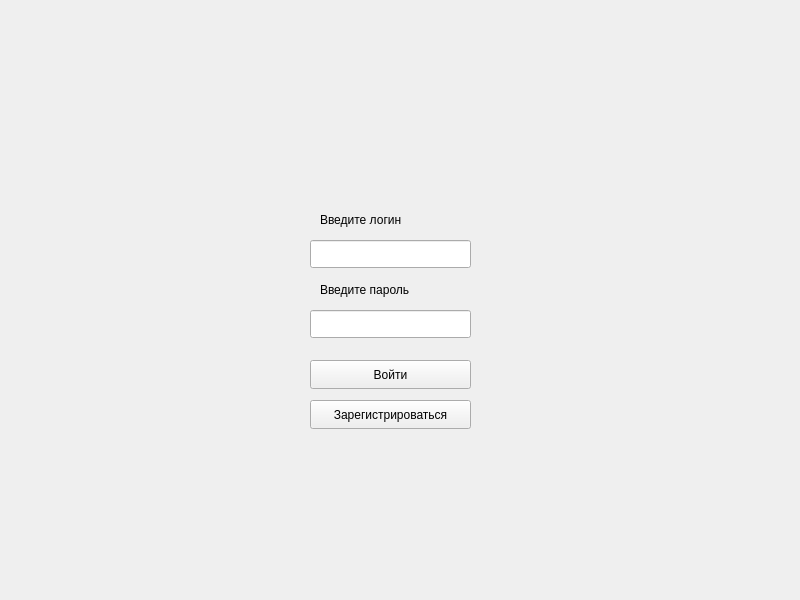
<?xml version="1.0" encoding="UTF-8"?>
<ui version="4.0">
 <class>Widget</class>
 <widget class="QWidget" name="Widget">
  <property name="geometry">
   <rect>
    <x>0</x>
    <y>0</y>
    <width>800</width>
    <height>600</height>
   </rect>
  </property>
  <property name="windowTitle">
   <string>Widget</string>
  </property>
  <widget class="QPushButton" name="vhod">
   <property name="geometry">
    <rect>
     <x>310</x>
     <y>360</y>
     <width>161</width>
     <height>29</height>
    </rect>
   </property>
   <property name="text">
    <string>Войти</string>
   </property>
  </widget>
  <widget class="QPushButton" name="reg">
   <property name="geometry">
    <rect>
     <x>310</x>
     <y>400</y>
     <width>161</width>
     <height>29</height>
    </rect>
   </property>
   <property name="text">
    <string>Зарегистрироваться</string>
   </property>
  </widget>
  <widget class="QLabel" name="label_2">
   <property name="geometry">
    <rect>
     <x>320</x>
     <y>280</y>
     <width>141</width>
     <height>20</height>
    </rect>
   </property>
   <property name="text">
    <string>Введите пароль</string>
   </property>
  </widget>
  <widget class="QLineEdit" name="login">
   <property name="geometry">
    <rect>
     <x>310</x>
     <y>240</y>
     <width>161</width>
     <height>28</height>
    </rect>
   </property>
  </widget>
  <widget class="QLineEdit" name="parol">
   <property name="geometry">
    <rect>
     <x>310</x>
     <y>310</y>
     <width>161</width>
     <height>28</height>
    </rect>
   </property>
  </widget>
  <widget class="QLabel" name="label">
   <property name="geometry">
    <rect>
     <x>320</x>
     <y>210</y>
     <width>121</width>
     <height>20</height>
    </rect>
   </property>
   <property name="text">
    <string>Введите логин</string>
   </property>
  </widget>
 </widget>
 <resources/>
 <connections/>
</ui>
